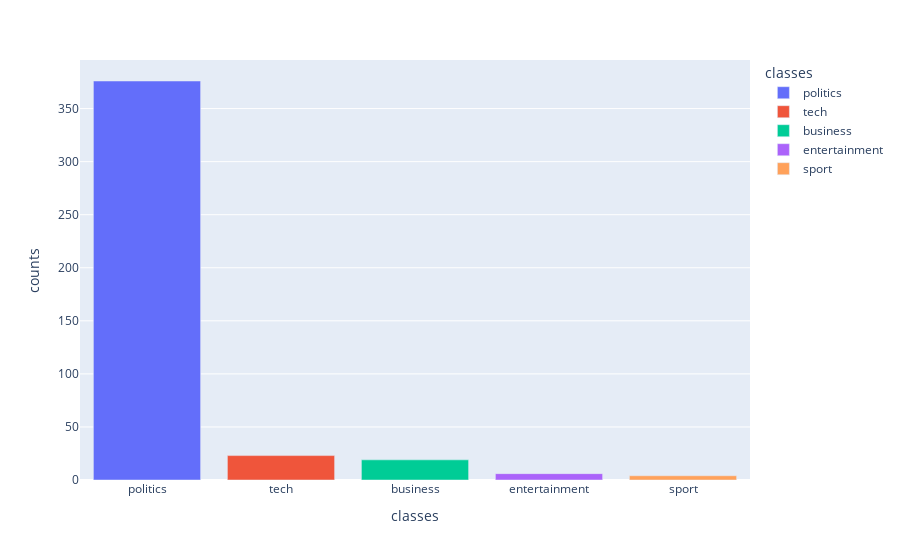

Notebook cell for this chart:
### Code cell
# распреление классов только по первой теме

classes_per_topic(classes, topics, topic=1)

### Figure 1 — Plotly figure (JSON) as saved in the notebook; plotly's stock layout.template omitted (floating-point values rounded to 4 significant figures)
{"data": [{"alignmentgroup": "True", "hovertemplate": "classes=%{x}<br>counts=%{y}<extra></extra>", "legendgroup": "politics", "marker": {"color": "#636efa", "pattern": {"shape": ""}}, "name": "politics", "offsetgroup": "politics", "orientation": "v", "showlegend": true, "textposition": "auto", "type": "bar", "x": ["politics"], "xaxis": "x", "y": [376], "yaxis": "y"}, {"alignmentgroup": "True", "hovertemplate": "classes=%{x}<br>counts=%{y}<extra></extra>", "legendgroup": "tech", "marker": {"color": "#EF553B", "pattern": {"shape": ""}}, "name": "tech", "offsetgroup": "tech", "orientation": "v", "showlegend": true, "textposition": "auto", "type": "bar", "x": ["tech"], "xaxis": "x", "y": [23], "yaxis": "y"}, {"alignmentgroup": "True", "hovertemplate": "classes=%{x}<br>counts=%{y}<extra></extra>", "legendgroup": "business", "marker": {"color": "#00cc96", "pattern": {"shape": ""}}, "name": "business", "offsetgroup": "business", "orientation": "v", "showlegend": true, "textposition": "auto", "type": "bar", "x": ["business"], "xaxis": "x", "y": [19], "yaxis": "y"}, {"alignmentgroup": "True", "hovertemplate": "classes=%{x}<br>counts=%{y}<extra></extra>", "legendgroup": "entertainment", "marker": {"color": "#ab63fa", "pattern": {"shape": ""}}, "name": "entertainment", "offsetgroup": "entertainment", "orientation": "v", "showlegend": true, "textposition": "auto", "type": "bar", "x": ["entertainment"], "xaxis": "x", "y": [6], "yaxis": "y"}, {"alignmentgroup": "True", "hovertemplate": "classes=%{x}<br>counts=%{y}<extra></extra>", "legendgroup": "sport", "marker": {"color": "#FFA15A", "pattern": {"shape": ""}}, "name": "sport", "offsetgroup": "sport", "orientation": "v", "showlegend": true, "textposition": "auto", "type": "bar", "x": ["sport"], "xaxis": "x", "y": [4], "yaxis": "y"}], "layout": {"barmode": "relative", "legend": {"title": {"text": "classes"}, "tracegroupgap": 0}, "margin": {"t": 60}, "xaxis": {"anchor": "y", "categoryarray": ["politics", "tech", "business", "entertainment", "sport"], "categoryorder": "array", "domain": [0, 1], "title": {"text": "classes"}}, "yaxis": {"anchor": "x", "domain": [0, 1], "title": {"text": "counts"}}}}
